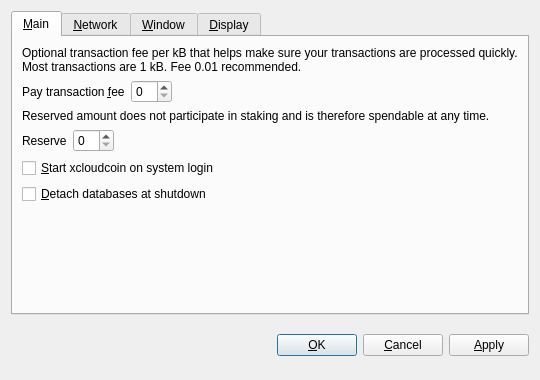
<?xml version="1.0" encoding="UTF-8"?>
<ui version="4.0">
 <class>OptionsDialog</class>
 <widget class="QDialog" name="OptionsDialog">
  <property name="geometry">
   <rect>
    <x>0</x>
    <y>0</y>
    <width>540</width>
    <height>380</height>
   </rect>
  </property>
  <property name="windowTitle">
   <string>Options</string>
  </property>
  <property name="modal">
   <bool>true</bool>
  </property>
  <layout class="QVBoxLayout" name="verticalLayout">
   <item>
    <widget class="QTabWidget" name="tabWidget">
     <property name="tabPosition">
      <enum>QTabWidget::North</enum>
     </property>
     <property name="currentIndex">
      <number>0</number>
     </property>
     <widget class="QWidget" name="tabMain">
      <attribute name="title">
       <string>&amp;Main</string>
      </attribute>
      <layout class="QVBoxLayout" name="verticalLayout_Main">
       <item>
        <widget class="QLabel" name="transactionFeeInfoLabel">
         <property name="text">
          <string>Optional transaction fee per kB that helps make sure your transactions are processed quickly. Most transactions are 1 kB. Fee 0.01 recommended.</string>
         </property>
         <property name="textFormat">
          <enum>Qt::PlainText</enum>
         </property>
         <property name="wordWrap">
          <bool>true</bool>
         </property>
        </widget>
       </item>
       <item>
        <layout class="QHBoxLayout" name="horizontalLayoutFee">
         <item>
          <widget class="QLabel" name="transactionFeeLabel">
           <property name="text">
            <string>Pay transaction &amp;fee</string>
           </property>
           <property name="textFormat">
            <enum>Qt::PlainText</enum>
           </property>
           <property name="buddy">
            <cstring>transactionFee</cstring>
           </property>
          </widget>
         </item>
         <item>
          <widget class="BitcoinAmountField" name="transactionFee"/>
         </item>
         <item>
          <spacer name="horizontalSpacerFee">
           <property name="orientation">
            <enum>Qt::Horizontal</enum>
           </property>
           <property name="sizeHint" stdset="0">
            <size>
             <width>40</width>
             <height>20</height>
            </size>
           </property>
          </spacer>
         </item>
        </layout>
       </item>
       <item>
        <widget class="QLabel" name="reserveBalanceInfoLabel">
         <property name="text">
          <string>Reserved amount does not participate in staking and is therefore spendable at any time.</string>
         </property>
         <property name="textFormat">
          <enum>Qt::PlainText</enum>
         </property>
         <property name="wordWrap">
          <bool>true</bool>
         </property>
        </widget>
       </item>
       <item>
        <layout class="QHBoxLayout" name="horizontalLayoutReserveBalance">
         <item>
          <widget class="QLabel" name="reserveBalanceLabel">
           <property name="text">
            <string>Reserve</string>
           </property>
           <property name="textFormat">
            <enum>Qt::PlainText</enum>
           </property>
           <property name="buddy">
            <cstring>reserveBalance</cstring>
           </property>
          </widget>
         </item>
         <item>
          <widget class="BitcoinAmountField" name="reserveBalance"/>
         </item>
         <item>
          <spacer name="horizontalSpacerReserveBalance">
           <property name="orientation">
            <enum>Qt::Horizontal</enum>
           </property>
           <property name="sizeHint" stdset="0">
            <size>
             <width>40</width>
             <height>20</height>
            </size>
           </property>
          </spacer>
         </item>
        </layout>
       </item>
       <item>
        <widget class="QCheckBox" name="bitcoinAtStartup">
         <property name="toolTip">
          <string>Automatically start xcloudcoin after logging in to the system.</string>
         </property>
         <property name="text">
          <string>&amp;Start xcloudcoin on system login</string>
         </property>
        </widget>
       </item>
       <item>
        <widget class="QCheckBox" name="detachDatabases">
         <property name="toolTip">
          <string>Detach block and address databases at shutdown. This means they can be moved to another data directory, but it slows down shutdown. The wallet is always detached.</string>
         </property>
         <property name="text">
          <string>&amp;Detach databases at shutdown</string>
         </property>
        </widget>
       </item>
       <item>
        <spacer name="verticalSpacer_Main">
         <property name="orientation">
          <enum>Qt::Vertical</enum>
         </property>
         <property name="sizeHint" stdset="0">
          <size>
           <width>20</width>
           <height>40</height>
          </size>
         </property>
        </spacer>
       </item>
      </layout>
     </widget>
     <widget class="QWidget" name="tabNetwork">
      <attribute name="title">
       <string>&amp;Network</string>
      </attribute>
      <layout class="QVBoxLayout" name="verticalLayout_Network">
       <item>
        <widget class="QCheckBox" name="mapPortUpnp">
         <property name="toolTip">
          <string>Automatically open the xcloudcoin client port on the router. This only works when your router supports UPnP and it is enabled.</string>
         </property>
         <property name="text">
          <string>Map port using &amp;UPnP</string>
         </property>
        </widget>
       </item>
       <item>
        <widget class="QCheckBox" name="connectSocks">
         <property name="toolTip">
          <string>Connect to the xcloudcoin network through a SOCKS proxy (e.g. when connecting through Tor).</string>
         </property>
         <property name="text">
          <string>&amp;Connect through SOCKS proxy:</string>
         </property>
        </widget>
       </item>
       <item>
        <layout class="QHBoxLayout" name="horizontalLayout_Network">
         <item>
          <widget class="QLabel" name="proxyIpLabel">
           <property name="text">
            <string>Proxy &amp;IP:</string>
           </property>
           <property name="textFormat">
            <enum>Qt::PlainText</enum>
           </property>
           <property name="buddy">
            <cstring>proxyIp</cstring>
           </property>
          </widget>
         </item>
         <item>
          <widget class="QValidatedLineEdit" name="proxyIp">
           <property name="maximumSize">
            <size>
             <width>140</width>
             <height>16777215</height>
            </size>
           </property>
           <property name="toolTip">
            <string>IP address of the proxy (e.g. 127.0.0.1)</string>
           </property>
          </widget>
         </item>
         <item>
          <widget class="QLabel" name="proxyPortLabel">
           <property name="text">
            <string>&amp;Port:</string>
           </property>
           <property name="textFormat">
            <enum>Qt::PlainText</enum>
           </property>
           <property name="buddy">
            <cstring>proxyPort</cstring>
           </property>
          </widget>
         </item>
         <item>
          <widget class="QLineEdit" name="proxyPort">
           <property name="maximumSize">
            <size>
             <width>55</width>
             <height>16777215</height>
            </size>
           </property>
           <property name="toolTip">
            <string>Port of the proxy (e.g. 9050)</string>
           </property>
          </widget>
         </item>
         <item>
          <widget class="QLabel" name="socksVersionLabel">
           <property name="text">
            <string>SOCKS &amp;Version:</string>
           </property>
           <property name="textFormat">
            <enum>Qt::PlainText</enum>
           </property>
           <property name="buddy">
            <cstring>socksVersion</cstring>
           </property>
          </widget>
         </item>
         <item>
          <widget class="QValueComboBox" name="socksVersion">
           <property name="toolTip">
            <string>SOCKS version of the proxy (e.g. 5)</string>
           </property>
          </widget>
         </item>
         <item>
          <spacer name="horizontalSpacer_Network">
           <property name="orientation">
            <enum>Qt::Horizontal</enum>
           </property>
           <property name="sizeHint" stdset="0">
            <size>
             <width>40</width>
             <height>20</height>
            </size>
           </property>
          </spacer>
         </item>
        </layout>
       </item>
       <item>
        <spacer name="verticalSpacer_Network">
         <property name="orientation">
          <enum>Qt::Vertical</enum>
         </property>
         <property name="sizeHint" stdset="0">
          <size>
           <width>20</width>
           <height>40</height>
          </size>
         </property>
        </spacer>
       </item>
      </layout>
     </widget>
     <widget class="QWidget" name="tabWindow">
      <attribute name="title">
       <string>&amp;Window</string>
      </attribute>
      <layout class="QVBoxLayout" name="verticalLayout_Window">
       <item>
        <widget class="QCheckBox" name="minimizeToTray">
         <property name="toolTip">
          <string>Show only a tray icon after minimizing the window.</string>
         </property>
         <property name="text">
          <string>&amp;Minimize to the tray instead of the taskbar</string>
         </property>
        </widget>
       </item>
       <item>
        <widget class="QCheckBox" name="minimizeOnClose">
         <property name="toolTip">
          <string>Minimize instead of exit the application when the window is closed. When this option is enabled, the application will be closed only after selecting Quit in the menu.</string>
         </property>
         <property name="text">
          <string>M&amp;inimize on close</string>
         </property>
        </widget>
       </item>
       <item>
        <spacer name="verticalSpacer_Window">
         <property name="orientation">
          <enum>Qt::Vertical</enum>
         </property>
         <property name="sizeHint" stdset="0">
          <size>
           <width>20</width>
           <height>40</height>
          </size>
         </property>
        </spacer>
       </item>
      </layout>
     </widget>
     <widget class="QWidget" name="tabDisplay">
      <attribute name="title">
       <string>&amp;Display</string>
      </attribute>
      <layout class="QVBoxLayout" name="verticalLayout_Display">
       <item>
        <layout class="QHBoxLayout" name="horizontalLayout_1_Display">
         <item>
          <widget class="QLabel" name="langLabel">
           <property name="text">
            <string>User Interface &amp;language:</string>
           </property>
           <property name="textFormat">
            <enum>Qt::PlainText</enum>
           </property>
           <property name="buddy">
            <cstring>lang</cstring>
           </property>
          </widget>
         </item>
         <item>
          <widget class="QValueComboBox" name="lang">
           <property name="toolTip">
            <string>The user interface language can be set here. This setting will take effect after restarting xcloudcoin.</string>
           </property>
          </widget>
         </item>
        </layout>
       </item>
       <item>
        <layout class="QHBoxLayout" name="horizontalLayout_2_Display">
         <item>
          <widget class="QLabel" name="unitLabel">
           <property name="text">
            <string>&amp;Unit to show amounts in:</string>
           </property>
           <property name="textFormat">
            <enum>Qt::PlainText</enum>
           </property>
           <property name="buddy">
            <cstring>unit</cstring>
           </property>
          </widget>
         </item>
         <item>
          <widget class="QValueComboBox" name="unit">
           <property name="toolTip">
            <string>Choose the default subdivision unit to show in the interface and when sending coins.</string>
           </property>
          </widget>
         </item>
        </layout>
       </item>
       <item>
        <widget class="QCheckBox" name="displayAddresses">
         <property name="toolTip">
          <string>Whether to show xcloudcoin addresses in the transaction list or not.</string>
         </property>
         <property name="text">
          <string>&amp;Display addresses in transaction list</string>
         </property>
        </widget>
       </item>
       <item>
        <widget class="QCheckBox" name="coinControlFeatures">
         <property name="toolTip">
          <string>Whether to show coin control features or not.</string>
         </property>
         <property name="text">
          <string>Display coin &amp;control features (experts only!)</string>
         </property>
        </widget>
       </item>
       <item>
        <spacer name="verticalSpacer_Display">
         <property name="orientation">
          <enum>Qt::Vertical</enum>
         </property>
         <property name="sizeHint" stdset="0">
          <size>
           <width>20</width>
           <height>40</height>
          </size>
         </property>
        </spacer>
       </item>
      </layout>
     </widget>
    </widget>
   </item>
   <item>
    <layout class="QHBoxLayout" name="horizontalLayout_Buttons">
     <item>
      <spacer name="horizontalSpacer_1">
       <property name="orientation">
        <enum>Qt::Horizontal</enum>
       </property>
       <property name="sizeHint" stdset="0">
        <size>
         <width>40</width>
         <height>48</height>
        </size>
       </property>
      </spacer>
     </item>
     <item>
      <widget class="QLabel" name="statusLabel">
       <property name="font">
        <font>
         <weight>75</weight>
         <bold>true</bold>
        </font>
       </property>
       <property name="text">
        <string/>
       </property>
       <property name="textFormat">
        <enum>Qt::PlainText</enum>
       </property>
       <property name="wordWrap">
        <bool>true</bool>
       </property>
      </widget>
     </item>
     <item>
      <spacer name="horizontalSpacer_2">
       <property name="orientation">
        <enum>Qt::Horizontal</enum>
       </property>
       <property name="sizeHint" stdset="0">
        <size>
         <width>40</width>
         <height>48</height>
        </size>
       </property>
      </spacer>
     </item>
     <item>
      <widget class="QPushButton" name="okButton">
       <property name="text">
        <string>&amp;OK</string>
       </property>
      </widget>
     </item>
     <item>
      <widget class="QPushButton" name="cancelButton">
       <property name="text">
        <string>&amp;Cancel</string>
       </property>
       <property name="autoDefault">
        <bool>false</bool>
       </property>
      </widget>
     </item>
     <item>
      <widget class="QPushButton" name="applyButton">
       <property name="text">
        <string>&amp;Apply</string>
       </property>
       <property name="autoDefault">
        <bool>false</bool>
       </property>
      </widget>
     </item>
    </layout>
   </item>
  </layout>
 </widget>
 <customwidgets>
  <customwidget>
   <class>BitcoinAmountField</class>
   <extends>QSpinBox</extends>
   <header>bitcoinamountfield.h</header>
  </customwidget>
  <customwidget>
   <class>QValueComboBox</class>
   <extends>QComboBox</extends>
   <header>qvaluecombobox.h</header>
  </customwidget>
  <customwidget>
   <class>QValidatedLineEdit</class>
   <extends>QLineEdit</extends>
   <header>qvalidatedlineedit.h</header>
  </customwidget>
 </customwidgets>
 <resources/>
 <connections/>
</ui>
